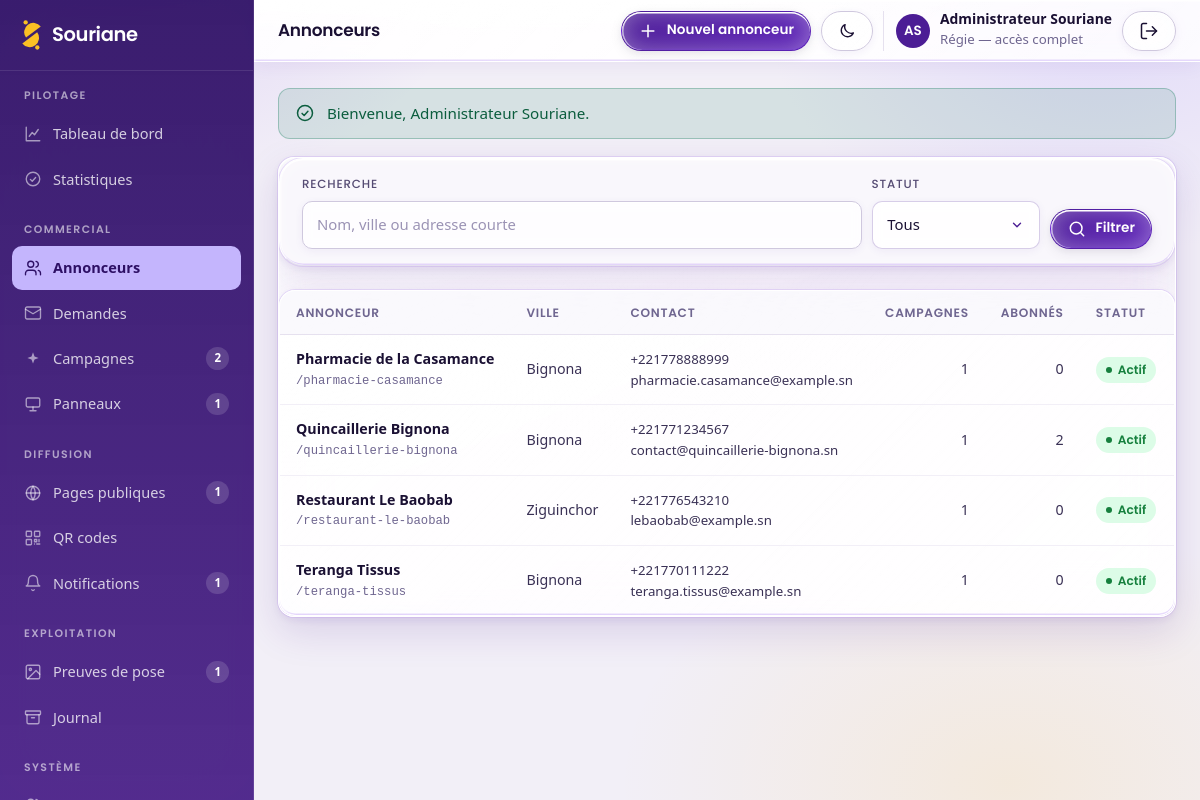
Page /admin/annonceurs (signed in) on the committed database.
### tables this page shows
CREATE TABLE `annonceurs` (
    `id`            INT UNSIGNED NOT NULL AUTO_INCREMENT,
    `nom`           VARCHAR(180)  NOT NULL,
    `adresse_courte` VARCHAR(80)  NOT NULL COMMENT 'Identifiant d’URL (slug)',
    `description`   TEXT          NULL,
    `logo`          VARCHAR(255)  NULL,
    `telephone`     VARCHAR(30)   NULL,
    `whatsapp`      VARCHAR(30)   NULL,
    `email`         VARCHAR(180)  NULL,
    `adresse`       VARCHAR(255)  NULL,
    `ville`         VARCHAR(120)  NULL,
    `latitude`      DECIMAL(10,7) NULL,
    `longitude`     DECIMAL(10,7) NULL,
    `reseaux`       JSON          NULL COMMENT '{facebook,instagram,tiktok,youtube,site}',
    `horaires`      JSON          NULL COMMENT '{"lun":"08:00-18:00", ...}',
    `statut`        ENUM('actif','inactif','archive') NOT NULL DEFAULT 'actif',
    `cree_le`       DATETIME      NOT NULL DEFAULT CURRENT_TIMESTAMP,
    `maj_le`        DATETIME      NOT NULL DEFAULT CURRENT_TIMESTAMP ON UPDATE CURRENT_TIMESTAMP,
    PRIMARY KEY (`id`),
    UNIQUE KEY `uk_annonceurs_slug` (`adresse_courte`),
    KEY `idx_annonceurs_statut` (`statut`),
    KEY `idx_annonceurs_ville` (`ville`)
);

CREATE TABLE `utilisateurs` (
    `id`            INT UNSIGNED NOT NULL AUTO_INCREMENT,
    `nom`           VARCHAR(120)  NOT NULL,
    `email`         VARCHAR(180)  NOT NULL,
    `mot_de_passe`  VARCHAR(255)  NOT NULL COMMENT 'Empreinte Argon2id',
    `role`          ENUM('regie','agent','annonceur') NOT NULL DEFAULT 'agent',
    `annonceur_id`  INT UNSIGNED  NULL COMMENT 'Renseigné si role = annonceur',
    `telephone`     VARCHAR(30)   NULL,
    `actif`         TINYINT(1)    NOT NULL DEFAULT 1,
    `derniere_connexion` DATETIME NULL,
    `tentatives_echec` TINYINT UNSIGNED NOT NULL DEFAULT 0,
    `verrouille_jusqua` DATETIME  NULL,
     
     
     
     
     
    `totp_secret`        VARCHAR(255)  NULL COMMENT 'Secret TOTP, chiffré',
    `totp_actif`         TINYINT(1)    NOT NULL DEFAULT 0,
    `totp_confirme_le`   DATETIME      NULL,
    `totp_dernier_pas`   BIGINT UNSIGNED NULL COMMENT 'Intervalle de 30 s déjà consommé',
    `totp_codes_secours` TEXT          NULL COMMENT 'Empreintes SHA-256, une par ligne',
    `cree_le`       DATETIME      NOT NULL DEFAULT CURRENT_TIMESTAMP,
    `maj_le`        DATETIME      NOT NULL DEFAULT CURRENT_TIMESTAMP ON UPDATE CURRENT_TIMESTAMP,
    PRIMARY KEY (`id`),
    UNIQUE KEY `uk_utilisateurs_email` (`email`),
    KEY `idx_utilisateurs_role` (`role`),
    KEY `fk_utilisateurs_annonceur` (`annonceur_id`),
    CONSTRAINT `fk_utilisateurs_annonceur` FOREIGN KEY (`annonceur_id`)
        REFERENCES `annonceurs` (`id`) ON DELETE SET NULL ON UPDATE CASCADE
);

### app/views/admin/annonceurs.php (the view, shortened to what the rows shown need)
<div class="panneau">
    <?php if ($annonceurs === []): ?>
        <div class="panneau__corps">
            <div class="etat-vide">
                <?= Icone::svg('utilisateurs') ?>
                <h3>Aucun annonceur</h3>
                <p>Créez un premier annonceur pour lui associer une page publique.</p>
            </div>
        </div>
    <?php else: ?>
        <div class="tableau-enveloppe">
            <table class="tableau">
                <thead>
                    <tr>
                        <th>Annonceur</th>
                        <th>Ville</th>
                        <th>Contact</th>
                        <th class="tableau__numerique">Campagnes</th>
                        <th class="tableau__numerique">Abonnés</th>
                        <th>Statut</th>
                        <th></th>
                    </tr>
                </thead>
                <tbody>
                    <?php foreach ($annonceurs as $annonceur): ?>
                        <tr>
                            <td>
                                <a class="tableau__principal" href="<?= e(url('admin/annonceurs/' . $annonceur['id'])) ?>">
                                    <?= e((string) $annonceur['nom']) ?>
                                </a>
                                <div class="tableau__secondaire monospace">/<?= e((string) $annonceur['adresse_courte']) ?></div>
                            </td>
                            <td><?= e((string) ($annonceur['ville'] ?? '—')) ?></td>
                            <td class="texte-petit">
                                <?php if (!empty($annonceur['telephone'])): ?>
                                    <?= e((string) $annonceur['telephone']) ?><br>
                                <?php endif; ?>
                                <?= e((string) ($annonceur['email'] ?? '—')) ?>
                            </td>
                            <td class="tableau__numerique"><?= e((string) $annonceur['nb_campagnes']) ?></td>
                            <td class="tableau__numerique"><?= e((string) $annonceur['nb_abonnes']) ?></td>
                            <td><?= etiquette_etat((string) $annonceur['statut']) ?></td>
                            <td>
                            </td>
                        </tr>
                    <?php endforeach; ?>
                </tbody>
            </table>
        </div>
    <?php endif; ?>
</div>

### app/helpers.php (shortened to what the rows shown need)
<?php
function e(?string $value): string
{
    return htmlspecialchars((string) $value, ENT_QUOTES | ENT_SUBSTITUTE, 'UTF-8');
}
function url(string $path = ''): string
{
    return BASE_URL . '/' . ltrim($path, '/');
}
function asset(string $path): string
{
    $file = SOURIANE_ROOT . '/assets/' . ltrim($path, '/');
    $v    = is_file($file) ? (string) filemtime($file) : APP_VERSION;
    return url('assets/' . ltrim($path, '/')) . '?v=' . $v;
}
function etiquette_etat(?string $etat, ?string $libelle = null): string
{
    $etat = (string) $etat;
    $texte = $libelle ?? (ETATS_LIBELLES[$etat] ?? ucfirst(str_replace('_', ' ', $etat)));
    return '<span class="etat etat--' . e($etat) . '">' . e($texte) . '</span>';
}

### app/views/layouts/admin.php (shortened to what the rows shown need)
<?php
$titrePage     = $titrePage ?? 'Tableau de bord';
$section       = $section ?? '';
$compteurs     = $compteurs ?? [];
$contenu       = $contenu ?? '';
$utilisateur = Auth::utilisateur();
$initiales   = '';
if ($utilisateur !== null) {
    $mots = preg_split('/\s+/', trim((string) $utilisateur['nom'])) ?: [];
    foreach (array_slice($mots, 0, 2) as $mot) {
        $initiales .= mb_strtoupper(mb_substr($mot, 0, 1));
    }
}
$menu = [
    [
        'titre' => 'Pilotage',
        'liens' => [
            ['cle' => 'tableau-de-bord', 'libelle' => 'Tableau de bord', 'url' => url('admin'), 'icone' => 'graphique'],
            ['cle' => 'statistiques',    'libelle' => 'Statistiques',    'url' => url('admin/statistiques'), 'icone' => 'coche-cercle'],
        ],
    ],
    [
        'titre' => 'Commercial',
        'liens' => [
            ['cle' => 'annonceurs', 'libelle' => 'Annonceurs', 'url' => url('admin/annonceurs'), 'icone' => 'utilisateurs'],
            ['cle' => 'demandes',   'libelle' => 'Demandes',   'url' => url('admin/demandes'),   'icone' => 'courriel'],
            ['cle' => 'campagnes',  'libelle' => 'Campagnes',  'url' => url('admin/campagnes'),  'icone' => 'etincelle'],
            ['cle' => 'panneaux',   'libelle' => 'Panneaux',   'url' => url('admin/panneaux'),   'icone' => 'panneau'],
        ],
    ],
    [
        'titre' => 'Diffusion',
        'liens' => [
            ['cle' => 'pages',         'libelle' => 'Pages publiques', 'url' => url('admin/pages'), 'icone' => 'site'],
            ['cle' => 'codes',         'libelle' => 'QR codes',        'url' => url('admin/codes'), 'icone' => 'qr'],
            ['cle' => 'notifications', 'libelle' => 'Notifications',   'url' => url('admin/notifications'), 'icone' => 'cloche'],
        ],
    ],
    [
        'titre' => 'Exploitation',
        'liens' => [
            ['cle' => 'poses',   'libelle' => 'Preuves de pose', 'url' => url('admin/poses'),   'icone' => 'photo'],
            ['cle' => 'journal', 'libelle' => 'Journal',         'url' => url('admin/journal'), 'icone' => 'archive'],
        ],
    ],
    [
        'titre' => 'Système',
        'liens' => [
            ['cle' => 'utilisateurs', 'libelle' => 'Utilisateurs', 'url' => url('admin/utilisateurs'), 'icone' => 'utilisateurs'],
            ['cle' => 'parametres',   'libelle' => 'Paramètres',   'url' => url('admin/parametres'),   'icone' => 'reglages'],
            ['cle' => 'securite',     'libelle' => 'Sécurité du compte', 'url' => url('admin/securite'), 'icone' => 'verrou'],
        ],
    ],
];
?>
<!DOCTYPE html>
<html lang="fr">
<head>
<link rel="stylesheet" href="<?= e(asset('css/app.css')) ?>">
<link rel="stylesheet" href="<?= e(asset('css/admin.css')) ?>">
</head>
<body class="admin">
<div class="admin-conteneur">
    <aside class="admin-laterale" id="admin-laterale">
        <nav class="admin-nav" aria-label="Navigation de l’administration">
            <?php foreach ($menu as $groupe): ?>
                <div class="admin-nav__groupe">
                    <div class="admin-nav__titre"><?= e($groupe['titre']) ?></div>
                    <?php foreach ($groupe['liens'] as $lien): ?>
                        <?php $actif = $lien['cle'] === $section; ?>
                        <a href="<?= e($lien['url']) ?>"<?= $actif ? ' class="actif" aria-current="page"' : '' ?>>
                            <?= Icone::svg($lien['icone']) ?>
                            <span><?= e($lien['libelle']) ?></span>
                            <?php if (!empty($compteurs[$lien['cle']])): ?>
                                <span class="admin-nav__badge"><?= e((string) $compteurs[$lien['cle']]) ?></span>
                            <?php endif; ?>
                        </a>
                    <?php endforeach; ?>
                </div>
            <?php endforeach; ?>
        </nav>
    </aside>
    <div class="admin-principal">
        <header class="admin-entete">
            <div class="pile">
                <h1 class="admin-entete__titre"><?= e($titrePage) ?></h1>
            </div>
            <div class="admin-entete__actions">
                <?php if ($utilisateur !== null): ?>
                    <div class="admin-entete__utilisateur">
                        <span class="avatar" aria-hidden="true"><?= e($initiales !== '' ? $initiales : 'SA') ?></span>
                        <span>
                            <strong style="display:block;line-height:1.2"><?= e((string) $utilisateur['nom']) ?></strong>
                            <span class="texte-petit"><?= e(\Souriane\Models\Utilisateur::ROLES[$utilisateur['role']] ?? $utilisateur['role']) ?></span>
                        </span>
                        <form method="post" action="<?= e(url('admin/deconnexion')) ?>" style="margin:0" id="formulaire-deconnexion-entete">
                            <button type="submit" class="btn btn--contour btn--petit" title="Se déconnecter" id="bouton-deconnexion-entete" aria-haspopup="dialog" aria-controls="dialogue-deconnexion">
                                <?= Icone::svg('deconnexion') ?>
                            </button>
                        </form>
                    </div>
                <?php endif; ?>
            </div>
        </header>
        <div class="admin-contenu">
            <?= $contenu ?>
        </div>
    </div>
</div>
</body>
</html>

### rows in the picture
annonceurs: id "2", nom "Restaurant Le Baobab", adresse_courte "restaurant-le-baobab", ville "Ziguinchor", telephone "+221776543210", email "lebaobab@example.sn", nb_campagnes "1", nb_abonnes "0", statut "Actif"
utilisateurs: nom "Administrateur Souriane", role "Régie — accès complet"
annonceurs: nom "Pharmacie de la Casamance", adresse_courte "pharmacie-casamance", ville "Bignona", telephone "+221778888999", email "pharmacie.casamance@example.sn", nb_campagnes "1", nb_abonnes "0", statut "Actif"
annonceurs: nom "Quincaillerie Bignona", adresse_courte "quincaillerie-bignona", ville "Bignona", telephone "+221771234567", email "contact@quincaillerie-bignona.sn", nb_campagnes "1", nb_abonnes "2", statut "Actif"
annonceurs: nom "Teranga Tissus", adresse_courte "teranga-tissus", ville "Bignona", telephone "+221770111222", email "teranga.tissus@example.sn", nb_campagnes "1", nb_abonnes "0", statut "Actif"

### other values in the picture
APP_NAME "Souriane"
$groupe['titre'] "PILOTAGE"
$lien['libelle'] "Tableau de bord"
$lien['libelle'] "Statistiques"
$groupe['titre'] "COMMERCIAL"
$lien['libelle'] "Annonceurs"
$lien['libelle'] "Demandes"
$lien['libelle'] "Campagnes"
$lien['libelle'] "Panneaux"
$compteurs[$lien['cle']] "1"
$groupe['titre'] "DIFFUSION"
$lien['libelle'] "Pages publiques"
$lien['libelle'] "QR codes"
$lien['libelle'] "Notifications"
$groupe['titre'] "EXPLOITATION"
